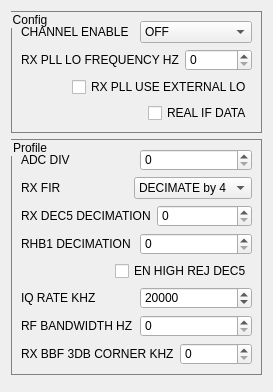
         <widget class="QWidget" name="tab_7">
          <attribute name="title">
           <string>RX Settings</string>
          </attribute>
          <layout class="QVBoxLayout" name="verticalLayout_16">
           <item>
            <widget class="QGroupBox" name="groupBox_12">
             <property name="maximumSize">
              <size>
               <width>16777215</width>
               <height>200</height>
              </size>
             </property>
             <property name="styleSheet">
              <string notr="true">QGroupBox{
border:1px solid gray;
}</string>
             </property>
             <property name="title">
              <string>Config</string>
             </property>
             <layout class="QVBoxLayout" name="verticalLayout_14">
              <item>
               <layout class="QHBoxLayout" name="horizontalLayout_52">
                <item>
                 <widget class="QLabel" name="label_49">
                  <property name="text">
                   <string>CHANNEL ENABLE</string>
                  </property>
                 </widget>
                </item>
                <item>
                 <widget class="QComboBox" name="rx_settings_cmb_channel_enable">
                  <item>
                   <property name="text">
                    <string>OFF</string>
                   </property>
                  </item>
                  <item>
                   <property name="text">
                    <string>RX1</string>
                   </property>
                  </item>
                  <item>
                   <property name="text">
                    <string>RX2</string>
                   </property>
                  </item>
                  <item>
                   <property name="text">
                    <string>RX1 and RX2</string>
                   </property>
                  </item>
                 </widget>
                </item>
               </layout>
              </item>
              <item>
               <layout class="QHBoxLayout" name="horizontalLayout_51">
                <item>
                 <widget class="QLabel" name="label_50">
                  <property name="text">
                   <string>RX PLL LO FREQUENCY HZ</string>
                  </property>
                 </widget>
                </item>
                <item>
                 <widget class="QDoubleSpinBox" name="rx_settings_txt_rx_pll_lo_frequency_hz">
                  <property name="decimals">
                   <number>0</number>
                  </property>
                  <property name="maximum">
                   <double>9999999999999.000000000000000</double>
                  </property>
                 </widget>
                </item>
               </layout>
              </item>
              <item>
               <layout class="QHBoxLayout" name="horizontalLayout_50">
                <item>
                 <spacer name="horizontalSpacer_25">
                  <property name="orientation">
                   <enum>Qt::Horizontal</enum>
                  </property>
                  <property name="sizeHint" stdset="0">
                   <size>
                    <width>40</width>
                    <height>20</height>
                   </size>
                  </property>
                 </spacer>
                </item>
                <item>
                 <widget class="QCheckBox" name="rx_settings_chk_rx_pll_use_external_lo">
                  <property name="text">
                   <string>RX PLL USE EXTERNAL LO</string>
                  </property>
                 </widget>
                </item>
               </layout>
              </item>
              <item>
               <layout class="QHBoxLayout" name="horizontalLayout_49">
                <item>
                 <spacer name="horizontalSpacer_26">
                  <property name="orientation">
                   <enum>Qt::Horizontal</enum>
                  </property>
                  <property name="sizeHint" stdset="0">
                   <size>
                    <width>40</width>
                    <height>20</height>
                   </size>
                  </property>
                 </spacer>
                </item>
                <item>
                 <widget class="QCheckBox" name="rx_settings_real_if_data">
                  <property name="text">
                   <string>REAL IF DATA</string>
                  </property>
                 </widget>
                </item>
               </layout>
              </item>
             </layout>
            </widget>
           </item>
           <item>
            <widget class="QGroupBox" name="groupBox_13">
             <property name="maximumSize">
              <size>
               <width>16777215</width>
               <height>350</height>
              </size>
             </property>
             <property name="styleSheet">
              <string notr="true">QGroupBox{
border:1px solid gray;
}</string>
             </property>
             <property name="title">
              <string>Profile</string>
             </property>
             <layout class="QVBoxLayout" name="verticalLayout_15">
              <item>
               <layout class="QHBoxLayout" name="horizontalLayout_53">
                <item>
                 <widget class="QLabel" name="label_51">
                  <property name="text">
                   <string>ADC DIV</string>
                  </property>
                 </widget>
                </item>
                <item>
                 <widget class="QSpinBox" name="rx_settings_txt_adc_div"/>
                </item>
               </layout>
              </item>
              <item>
               <layout class="QHBoxLayout" name="horizontalLayout_54">
                <item>
                 <widget class="QLabel" name="label_52">
                  <property name="text">
                   <string>RX FIR</string>
                  </property>
                 </widget>
                </item>
                <item>
                 <widget class="QComboBox" name="rx_settings_cmb_rx_fir">
                  <item>
                   <property name="text">
                    <string>DECIMATE by 4</string>
                   </property>
                  </item>
                  <item>
                   <property name="text">
                    <string>DECIMATE by 2</string>
                   </property>
                  </item>
                  <item>
                   <property name="text">
                    <string>DECIMATE by 1</string>
                   </property>
                  </item>
                 </widget>
                </item>
               </layout>
              </item>
              <item>
               <layout class="QHBoxLayout" name="horizontalLayout_55">
                <item>
                 <widget class="QLabel" name="label_53">
                  <property name="text">
                   <string>RX DEC5 DECIMATION</string>
                  </property>
                 </widget>
                </item>
                <item>
                 <widget class="QSpinBox" name="rx_settings_txt_rx_dec5_decimation"/>
                </item>
               </layout>
              </item>
              <item>
               <layout class="QHBoxLayout" name="horizontalLayout_56">
                <item>
                 <widget class="QLabel" name="label_54">
                  <property name="text">
                   <string>RHB1 DECIMATION</string>
                  </property>
                 </widget>
                </item>
                <item>
                 <widget class="QSpinBox" name="rx_settings_txt_rhb1_decimation"/>
                </item>
               </layout>
              </item>
              <item>
               <layout class="QHBoxLayout" name="horizontalLayout_119">
                <item>
                 <spacer name="horizontalSpacer_34">
                  <property name="orientation">
                   <enum>Qt::Horizontal</enum>
                  </property>
                  <property name="sizeHint" stdset="0">
                   <size>
                    <width>40</width>
                    <height>20</height>
                   </size>
                  </property>
                 </spacer>
                </item>
                <item>
                 <widget class="QCheckBox" name="rx_settings_chk_en_high_rej_dec5">
                  <property name="text">
                   <string>EN HIGH REJ DEC5</string>
                  </property>
                 </widget>
                </item>
               </layout>
              </item>
              <item>
               <layout class="QHBoxLayout" name="horizontalLayout_57">
                <item>
                 <widget class="QLabel" name="label_57">
                  <property name="text">
                   <string>IQ RATE KHZ</string>
                  </property>
                 </widget>
                </item>
                <item>
                 <widget class="QSpinBox" name="rx_settings_txt_iq_rate_khz">
                  <property name="maximum">
                   <number>999999999</number>
                  </property>
                  <property name="value">
                   <number>20000</number>
                  </property>
                 </widget>
                </item>
               </layout>
              </item>
              <item>
               <layout class="QHBoxLayout" name="horizontalLayout_58">
                <item>
                 <widget class="QLabel" name="label_55">
                  <property name="text">
                   <string>RF BANDWIDTH HZ</string>
                  </property>
                 </widget>
                </item>
                <item>
                 <widget class="QSpinBox" name="rx_settings_txt_rf_bandwith_hz">
                  <property name="maximum">
                   <number>300000000</number>
                  </property>
                  <property name="value">
                   <number>0</number>
                  </property>
                 </widget>
                </item>
               </layout>
              </item>
              <item>
               <layout class="QHBoxLayout" name="horizontalLayout_59">
                <item>
                 <widget class="QLabel" name="label_56">
                  <property name="text">
                   <string>RX BBF 3DB CORNER KHZ</string>
                  </property>
                 </widget>
                </item>
                <item>
                 <widget class="QSpinBox" name="rx_settings_txt_rx_bbf_3db_corner_khz">
                  <property name="maximum">
                   <number>2000000000</number>
                  </property>
                 </widget>
                </item>
               </layout>
              </item>
             </layout>
            </widget>
           </item>
           <item>
            <widget class="QWidget" name="widget_4" native="true"/>
           </item>
          </layout>
         </widget>
